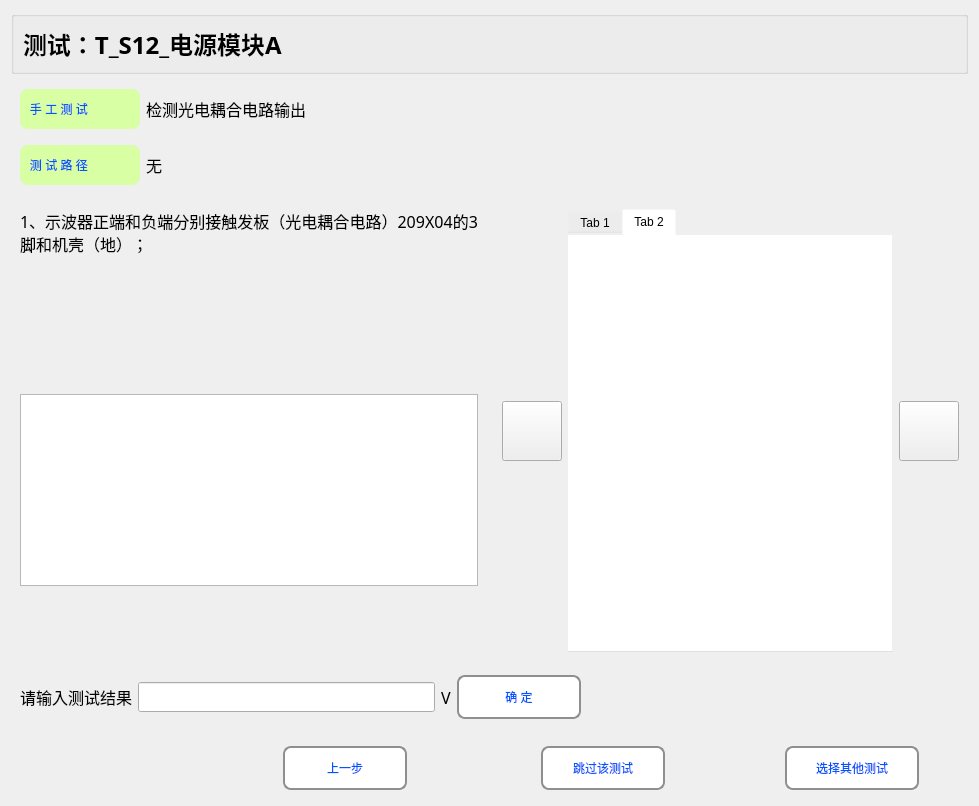
     <widget class="QWidget" name="page_main_diagnosis">
      <property name="styleSheet">
       <string notr="true">QWidget#page_main_diagnosis{
border-image: url(:/new/prefix1/Diagnosis_Image/BG_new.png);
}</string>
      </property>
      <layout class="QVBoxLayout" name="verticalLayout_4">
       <item>
        <widget class="QGroupBox" name="groupBox_this_test_name">
         <property name="maximumSize">
          <size>
           <width>16777215</width>
           <height>70</height>
          </size>
         </property>
         <property name="title">
          <string/>
         </property>
         <layout class="QHBoxLayout" name="horizontalLayout">
          <item>
           <widget class="QLabel" name="label_diagnosis_test_word">
            <property name="minimumSize">
             <size>
              <width>0</width>
              <height>0</height>
             </size>
            </property>
            <property name="maximumSize">
             <size>
              <width>16777215</width>
              <height>16777215</height>
             </size>
            </property>
            <property name="font">
             <font>
              <family>微软雅黑</family>
              <pointsize>18</pointsize>
              <weight>75</weight>
              <bold>true</bold>
             </font>
            </property>
            <property name="text">
             <string>测试：T_S12_电源模块A</string>
            </property>
            <property name="wordWrap">
             <bool>true</bool>
            </property>
           </widget>
          </item>
          <item>
           <widget class="QLabel" name="label_diagnosis_test_TID">
            <property name="maximumSize">
             <size>
              <width>0</width>
              <height>16777215</height>
             </size>
            </property>
            <property name="text">
             <string/>
            </property>
           </widget>
          </item>
         </layout>
        </widget>
       </item>
       <item>
        <widget class="QWidget" name="widget_test_procedure" native="true">
         <property name="maximumSize">
          <size>
           <width>16777215</width>
           <height>70</height>
          </size>
         </property>
         <layout class="QHBoxLayout" name="horizontalLayout_3">
          <property name="bottomMargin">
           <number>5</number>
          </property>
          <item>
           <widget class="QLabel" name="label_test_type">
            <property name="minimumSize">
             <size>
              <width>120</width>
              <height>40</height>
             </size>
            </property>
            <property name="maximumSize">
             <size>
              <width>100</width>
              <height>16777215</height>
             </size>
            </property>
            <property name="styleSheet">
             <string notr="true">QLabel { 
    /*border: 2px solid #8f8f91;*/
    border-radius: 8px; 
    min-width: 120px;
    min-height: 40px;
	background-color: rgb(216, 255, 164);
	color: rgb(0, 85, 255);
	font: 75 10pt &quot;微软雅黑&quot;;
 }</string>
            </property>
            <property name="text">
             <string>   手 工 测 试</string>
            </property>
           </widget>
          </item>
          <item>
           <widget class="QLabel" name="label_test_procedure">
            <property name="minimumSize">
             <size>
              <width>0</width>
              <height>0</height>
             </size>
            </property>
            <property name="maximumSize">
             <size>
              <width>16777215</width>
              <height>16777215</height>
             </size>
            </property>
            <property name="font">
             <font>
              <family>微软雅黑</family>
              <pointsize>12</pointsize>
              <weight>50</weight>
              <bold>false</bold>
             </font>
            </property>
            <property name="text">
             <string>检测光电耦合电路输出</string>
            </property>
            <property name="wordWrap">
             <bool>true</bool>
            </property>
           </widget>
          </item>
         </layout>
        </widget>
       </item>
       <item>
        <widget class="QWidget" name="widget_test_procedure_2" native="true">
         <property name="maximumSize">
          <size>
           <width>16777215</width>
           <height>70</height>
          </size>
         </property>
         <layout class="QHBoxLayout" name="horizontalLayout_41">
          <property name="topMargin">
           <number>5</number>
          </property>
          <item>
           <widget class="QLabel" name="label_test_road_sign">
            <property name="minimumSize">
             <size>
              <width>120</width>
              <height>40</height>
             </size>
            </property>
            <property name="maximumSize">
             <size>
              <width>100</width>
              <height>16777215</height>
             </size>
            </property>
            <property name="styleSheet">
             <string notr="true">QLabel { 
    /*border: 2px solid #8f8f91;*/
    border-radius: 8px; 
    min-width: 120px;
    min-height: 40px;
	background-color: rgb(216, 255, 164);
	color: rgb(0, 85, 255);
	font: 75 10pt &quot;微软雅黑&quot;;
 }</string>
            </property>
            <property name="text">
             <string>   测 试 路 径</string>
            </property>
           </widget>
          </item>
          <item>
           <widget class="QLabel" name="label_test_road">
            <property name="minimumSize">
             <size>
              <width>0</width>
              <height>0</height>
             </size>
            </property>
            <property name="maximumSize">
             <size>
              <width>16777215</width>
              <height>16777215</height>
             </size>
            </property>
            <property name="font">
             <font>
              <family>微软雅黑</family>
              <pointsize>12</pointsize>
              <weight>50</weight>
              <bold>false</bold>
             </font>
            </property>
            <property name="text">
             <string>无</string>
            </property>
            <property name="wordWrap">
             <bool>true</bool>
            </property>
           </widget>
          </item>
         </layout>
        </widget>
       </item>
       <item>
        <widget class="QWidget" name="widget_main_picture_and_test" native="true">
         <layout class="QHBoxLayout" name="horizontalLayout_82">
          <property name="leftMargin">
           <number>0</number>
          </property>
          <property name="topMargin">
           <number>0</number>
          </property>
          <property name="rightMargin">
           <number>0</number>
          </property>
          <property name="bottomMargin">
           <number>0</number>
          </property>
          <item>
           <widget class="QWidget" name="widget_test_description" native="true">
            <property name="minimumSize">
             <size>
              <width>200</width>
              <height>80</height>
             </size>
            </property>
            <property name="maximumSize">
             <size>
              <width>16777215</width>
              <height>16777215</height>
             </size>
            </property>
            <layout class="QGridLayout" name="gridLayout_7">
             <item row="0" column="0">
              <widget class="QLabel" name="label_test_description_1">
               <property name="font">
                <font>
                 <family>微软雅黑</family>
                 <pointsize>12</pointsize>
                </font>
               </property>
               <property name="styleSheet">
                <string notr="true"/>
               </property>
               <property name="lineWidth">
                <number>1</number>
               </property>
               <property name="text">
                <string>1、示波器正端和负端分别接触发板（光电耦合电路）209X04的3脚和机壳（地）；</string>
               </property>
               <property name="textFormat">
                <enum>Qt::AutoText</enum>
               </property>
               <property name="alignment">
                <set>Qt::AlignJustify|Qt::AlignVCenter</set>
               </property>
               <property name="wordWrap">
                <bool>true</bool>
               </property>
               <property name="margin">
                <number>0</number>
               </property>
               <property name="indent">
                <number>-1</number>
               </property>
              </widget>
             </item>
             <item row="1" column="0">
              <spacer name="verticalSpacer_27">
               <property name="orientation">
                <enum>Qt::Vertical</enum>
               </property>
               <property name="sizeHint" stdset="0">
                <size>
                 <width>20</width>
                 <height>40</height>
                </size>
               </property>
              </spacer>
             </item>
             <item row="3" column="0">
              <widget class="QTableWidget" name="tableWidget_test_file">
               <property name="minimumSize">
                <size>
                 <width>300</width>
                 <height>0</height>
                </size>
               </property>
               <property name="font">
                <font>
                 <pointsize>12</pointsize>
                </font>
               </property>
               <property name="focusPolicy">
                <enum>Qt::NoFocus</enum>
               </property>
               <property name="styleSheet">
                <string notr="true">QTableWidge{
    alternate-background-color: rgb(244, 248, 251);
    selection-background-color: rgb(241, 249, 226);
    selection-color: black;
}
QTableWidget::item:!alternate:!selected{
    background-color: rgb(255, 255, 255);
}</string>
               </property>
              </widget>
             </item>
             <item row="4" column="0">
              <spacer name="verticalSpacer_8">
               <property name="orientation">
                <enum>Qt::Vertical</enum>
               </property>
               <property name="sizeHint" stdset="0">
                <size>
                 <width>20</width>
                 <height>40</height>
                </size>
               </property>
              </spacer>
             </item>
             <item row="2" column="0">
              <spacer name="verticalSpacer_7">
               <property name="orientation">
                <enum>Qt::Vertical</enum>
               </property>
               <property name="sizeHint" stdset="0">
                <size>
                 <width>20</width>
                 <height>40</height>
                </size>
               </property>
              </spacer>
             </item>
            </layout>
           </widget>
          </item>
          <item>
           <widget class="QWidget" name="widget_test_module_image" native="true">
            <property name="minimumSize">
             <size>
              <width>300</width>
              <height>300</height>
             </size>
            </property>
            <property name="styleSheet">
             <string notr="true">#widget_test_module_image{
border-color: rgba(255, 255, 255, 0);
}
</string>
            </property>
            <layout class="QHBoxLayout" name="horizontalLayout_81">
             <item>
              <widget class="QWidget" name="widget_8" native="true">
               <property name="minimumSize">
                <size>
                 <width>60</width>
                 <height>0</height>
                </size>
               </property>
               <layout class="QVBoxLayout" name="verticalLayout_37">
                <property name="leftMargin">
                 <number>0</number>
                </property>
                <property name="topMargin">
                 <number>0</number>
                </property>
                <property name="rightMargin">
                 <number>0</number>
                </property>
                <property name="bottomMargin">
                 <number>0</number>
                </property>
                <item>
                 <spacer name="verticalSpacer_6">
                  <property name="orientation">
                   <enum>Qt::Vertical</enum>
                  </property>
                  <property name="sizeHint" stdset="0">
                   <size>
                    <width>20</width>
                    <height>192</height>
                   </size>
                  </property>
                 </spacer>
                </item>
                <item>
                 <widget class="QPushButton" name="pushButton_last_test_photo">
                  <property name="minimumSize">
                   <size>
                    <width>60</width>
                    <height>60</height>
                   </size>
                  </property>
                  <property name="styleSheet">
                   <string notr="true">border-image: url(:/new/prefix1/Diagnosis_Image/left.png);</string>
                  </property>
                  <property name="text">
                   <string/>
                  </property>
                 </widget>
                </item>
                <item>
                 <spacer name="verticalSpacer_13">
                  <property name="orientation">
                   <enum>Qt::Vertical</enum>
                  </property>
                  <property name="sizeHint" stdset="0">
                   <size>
                    <width>20</width>
                    <height>191</height>
                   </size>
                  </property>
                 </spacer>
                </item>
               </layout>
              </widget>
             </item>
             <item>
              <widget class="QTabWidget" name="tabWidget_test_image">
               <property name="minimumSize">
                <size>
                 <width>250</width>
                 <height>0</height>
                </size>
               </property>
               <property name="maximumSize">
                <size>
                 <width>16777215</width>
                 <height>16777215</height>
                </size>
               </property>
               <property name="styleSheet">
                <string notr="true">/*border-image: url(:/new/prefix1/Diagnosis_Image/bg_mainview.png);*/
background-color: rgba(255, 255, 255, 0);
border:0px; </string>
               </property>
               <property name="currentIndex">
                <number>1</number>
               </property>
               <widget class="QWidget" name="tab">
                <attribute name="title">
                 <string>Tab 1</string>
                </attribute>
               </widget>
               <widget class="QWidget" name="tab_2">
                <attribute name="title">
                 <string>Tab 2</string>
                </attribute>
               </widget>
              </widget>
             </item>
             <item>
              <widget class="QWidget" name="widget_12" native="true">
               <property name="minimumSize">
                <size>
                 <width>60</width>
                 <height>0</height>
                </size>
               </property>
               <layout class="QVBoxLayout" name="verticalLayout_38">
                <property name="leftMargin">
                 <number>0</number>
                </property>
                <property name="topMargin">
                 <number>0</number>
                </property>
                <property name="rightMargin">
                 <number>0</number>
                </property>
                <property name="bottomMargin">
                 <number>0</number>
                </property>
                <item>
                 <spacer name="verticalSpacer_14">
                  <property name="orientation">
                   <enum>Qt::Vertical</enum>
                  </property>
                  <property name="sizeHint" stdset="0">
                   <size>
                    <width>20</width>
                    <height>192</height>
                   </size>
                  </property>
                 </spacer>
                </item>
                <item>
                 <widget class="QPushButton" name="pushButton_next_test_photo">
                  <property name="minimumSize">
                   <size>
                    <width>60</width>
                    <height>60</height>
                   </size>
                  </property>
                  <property name="styleSheet">
                   <string notr="true">border-image: url(:/new/prefix1/Diagnosis_Image/right.png);</string>
                  </property>
                  <property name="text">
                   <string/>
                  </property>
                 </widget>
                </item>
                <item>
                 <spacer name="verticalSpacer_15">
                  <property name="orientation">
                   <enum>Qt::Vertical</enum>
                  </property>
                  <property name="sizeHint" stdset="0">
                   <size>
                    <width>20</width>
                    <height>191</height>
                   </size>
                  </property>
                 </spacer>
                </item>
               </layout>
              </widget>
             </item>
            </layout>
           </widget>
          </item>
         </layout>
        </widget>
       </item>
       <item>
        <widget class="QWidget" name="widget_Mannul_InputValue" native="true">
         <property name="minimumSize">
          <size>
           <width>0</width>
           <height>60</height>
          </size>
         </property>
         <property name="maximumSize">
          <size>
           <width>16777215</width>
           <height>60</height>
          </size>
         </property>
         <layout class="QHBoxLayout" name="horizontalLayout_89">
          <property name="topMargin">
           <number>0</number>
          </property>
          <property name="bottomMargin">
           <number>0</number>
          </property>
          <item>
           <widget class="QLabel" name="label">
            <property name="font">
             <font>
              <family>微软雅黑</family>
              <pointsize>12</pointsize>
             </font>
            </property>
            <property name="text">
             <string>请输入测试结果</string>
            </property>
           </widget>
          </item>
          <item>
           <widget class="QLineEdit" name="EdInputVal1">
            <property name="minimumSize">
             <size>
              <width>0</width>
              <height>30</height>
             </size>
            </property>
           </widget>
          </item>
          <item>
           <widget class="QLabel" name="LbDW">
            <property name="font">
             <font>
              <family>微软雅黑</family>
              <pointsize>12</pointsize>
             </font>
            </property>
            <property name="text">
             <string>V</string>
            </property>
           </widget>
          </item>
          <item>
           <widget class="QToolButton" name="btm_CalTestResult">
            <property name="minimumSize">
             <size>
              <width>124</width>
              <height>44</height>
             </size>
            </property>
            <property name="maximumSize">
             <size>
              <width>100</width>
              <height>44</height>
             </size>
            </property>
            <property name="styleSheet">
             <string notr="true">QToolButton { 
    border: 2px solid #8f8f91;
    border-radius: 8px; 
    min-width: 120px;
    min-height: 40px;
	background-color: rgb(255, 255, 255);
	color: rgb(0, 85, 255);
	font: 75 12pt &quot;微软雅黑&quot;;
 }
QToolButton:pressed {
    border: 2px solid #8f8f91;
    border-radius: 6px; 
    background-color: rgb(255, 255, 255);
    min-width: 120px;
    min-height: 40px;
	color: rgb(0, 85, 255);
	font: 75 10pt &quot;微软雅黑&quot;;
}</string>
            </property>
            <property name="text">
             <string>确 定</string>
            </property>
           </widget>
          </item>
          <item>
           <spacer name="horizontalSpacer_32">
            <property name="orientation">
             <enum>Qt::Horizontal</enum>
            </property>
            <property name="sizeHint" stdset="0">
             <size>
              <width>378</width>
              <height>20</height>
             </size>
            </property>
           </spacer>
          </item>
         </layout>
        </widget>
       </item>
       <item>
        <widget class="QWidget" name="widget_manu_main_diagnosis" native="true">
         <property name="maximumSize">
          <size>
           <width>16777215</width>
           <height>70</height>
          </size>
         </property>
         <layout class="QHBoxLayout" name="horizontalLayout_7">
          <item>
           <spacer name="horizontalSpacer_226">
            <property name="orientation">
             <enum>Qt::Horizontal</enum>
            </property>
            <property name="sizeHint" stdset="0">
             <size>
              <width>28</width>
              <height>20</height>
             </size>
            </property>
           </spacer>
          </item>
          <item>
           <spacer name="horizontalSpacer_45">
            <property name="orientation">
             <enum>Qt::Horizontal</enum>
            </property>
            <property name="sizeHint" stdset="0">
             <size>
              <width>40</width>
              <height>20</height>
             </size>
            </property>
           </spacer>
          </item>
          <item>
           <spacer name="horizontalSpacer_46">
            <property name="orientation">
             <enum>Qt::Horizontal</enum>
            </property>
            <property name="sizeHint" stdset="0">
             <size>
              <width>40</width>
              <height>20</height>
             </size>
            </property>
           </spacer>
          </item>
          <item>
           <spacer name="horizontalSpacer_47">
            <property name="orientation">
             <enum>Qt::Horizontal</enum>
            </property>
            <property name="sizeHint" stdset="0">
             <size>
              <width>40</width>
              <height>20</height>
             </size>
            </property>
           </spacer>
          </item>
          <item>
           <spacer name="horizontalSpacer_48">
            <property name="orientation">
             <enum>Qt::Horizontal</enum>
            </property>
            <property name="sizeHint" stdset="0">
             <size>
              <width>40</width>
              <height>20</height>
             </size>
            </property>
           </spacer>
          </item>
          <item>
           <spacer name="horizontalSpacer_43">
            <property name="orientation">
             <enum>Qt::Horizontal</enum>
            </property>
            <property name="sizeHint" stdset="0">
             <size>
              <width>40</width>
              <height>20</height>
             </size>
            </property>
           </spacer>
          </item>
          <item>
           <spacer name="horizontalSpacer_227">
            <property name="orientation">
             <enum>Qt::Horizontal</enum>
            </property>
            <property name="sizeHint" stdset="0">
             <size>
              <width>35</width>
              <height>20</height>
             </size>
            </property>
           </spacer>
          </item>
          <item>
           <widget class="QToolButton" name="BtnLastStep">
            <property name="maximumSize">
             <size>
              <width>100</width>
              <height>35</height>
             </size>
            </property>
            <property name="styleSheet">
             <string notr="true">QToolButton { 
    border: 2px solid #8f8f91;
    border-radius: 8px; 
    min-width: 120px;
    min-height: 40px;
	background-color: rgb(255, 255, 255);
	color: rgb(0, 85, 255);
	font: 75 12pt &quot;微软雅黑&quot;;
 }
QToolButton:pressed {
    border: 2px solid #8f8f91;
    border-radius: 6px; 
    background-color: rgb(255, 255, 255);
    min-width: 120px;
    min-height: 40px;
	color: rgb(0, 85, 255);
	font: 75 10pt &quot;微软雅黑&quot;;
}</string>
            </property>
            <property name="text">
             <string>上一步</string>
            </property>
           </widget>
          </item>
          <item>
           <spacer name="horizontalSpacer_44">
            <property name="orientation">
             <enum>Qt::Horizontal</enum>
            </property>
            <property name="sizeHint" stdset="0">
             <size>
              <width>40</width>
              <height>20</height>
             </size>
            </property>
           </spacer>
          </item>
          <item>
           <spacer name="horizontalSpacer_228">
            <property name="orientation">
             <enum>Qt::Horizontal</enum>
            </property>
            <property name="sizeHint" stdset="0">
             <size>
              <width>17</width>
              <height>20</height>
             </size>
            </property>
           </spacer>
          </item>
          <item>
           <spacer name="horizontalSpacer_232">
            <property name="orientation">
             <enum>Qt::Horizontal</enum>
            </property>
            <property name="sizeHint" stdset="0">
             <size>
              <width>54</width>
              <height>20</height>
             </size>
            </property>
           </spacer>
          </item>
          <item>
           <spacer name="horizontalSpacer_236">
            <property name="orientation">
             <enum>Qt::Horizontal</enum>
            </property>
            <property name="sizeHint" stdset="0">
             <size>
              <width>17</width>
              <height>20</height>
             </size>
            </property>
           </spacer>
          </item>
          <item>
           <widget class="QToolButton" name="toolButton_skip_this_test">
            <property name="minimumSize">
             <size>
              <width>124</width>
              <height>44</height>
             </size>
            </property>
            <property name="maximumSize">
             <size>
              <width>100</width>
              <height>35</height>
             </size>
            </property>
            <property name="styleSheet">
             <string notr="true">QToolButton { 
    border: 2px solid #8f8f91;
    border-radius: 8px; 
    min-width: 120px;
    min-height: 40px;
	background-color: rgb(255, 255, 255);
	color: rgb(0, 85, 255);
	font: 75 12pt &quot;微软雅黑&quot;;
 }
QToolButton:pressed {
    border: 2px solid #8f8f91;
    border-radius: 6px; 
    background-color: rgb(255, 255, 255);
    min-width: 120px;
    min-height: 40px;
	color: rgb(0, 85, 255);
	font: 75 10pt &quot;微软雅黑&quot;;
}</string>
            </property>
            <property name="text">
             <string>跳过该测试</string>
            </property>
           </widget>
          </item>
          <item>
           <spacer name="horizontalSpacer">
            <property name="orientation">
             <enum>Qt::Horizontal</enum>
            </property>
            <property name="sizeHint" stdset="0">
             <size>
              <width>40</width>
              <height>20</height>
             </size>
            </property>
           </spacer>
          </item>
          <item>
           <spacer name="horizontalSpacer_2">
            <property name="orientation">
             <enum>Qt::Horizontal</enum>
            </property>
            <property name="sizeHint" stdset="0">
             <size>
              <width>40</width>
              <height>20</height>
             </size>
            </property>
           </spacer>
          </item>
          <item>
           <spacer name="horizontalSpacer_237">
            <property name="orientation">
             <enum>Qt::Horizontal</enum>
            </property>
            <property name="sizeHint" stdset="0">
             <size>
              <width>34</width>
              <height>20</height>
             </size>
            </property>
           </spacer>
          </item>
          <item>
           <widget class="QToolButton" name="toolButton_slelct_other_test">
            <property name="minimumSize">
             <size>
              <width>134</width>
              <height>44</height>
             </size>
            </property>
            <property name="maximumSize">
             <size>
              <width>100</width>
              <height>35</height>
             </size>
            </property>
            <property name="styleSheet">
             <string notr="true">QToolButton { 
    border: 2px solid #8f8f91;
    border-radius: 8px; 
    min-width: 130px;
    min-height: 40px;
	background-color: rgb(255, 255, 255);
	color: rgb(0, 85, 255);
	font: 75 12pt &quot;微软雅黑&quot;;
 }
QToolButton:pressed {
    border: 2px solid #8f8f91;
    border-radius: 6px; 
    background-color: rgb(255, 255, 255);
    min-width: 120px;
    min-height: 40px;
	color: rgb(0, 85, 255);
	font: 75 10pt &quot;微软雅黑&quot;;
}</string>
            </property>
            <property name="text">
             <string>选择其他测试</string>
            </property>
           </widget>
          </item>
          <item>
           <spacer name="horizontalSpacer_238">
            <property name="orientation">
             <enum>Qt::Horizontal</enum>
            </property>
            <property name="sizeHint" stdset="0">
             <size>
              <width>40</width>
              <height>20</height>
             </size>
            </property>
           </spacer>
          </item>
         </layout>
        </widget>
       </item>
      </layout>
     </widget>
